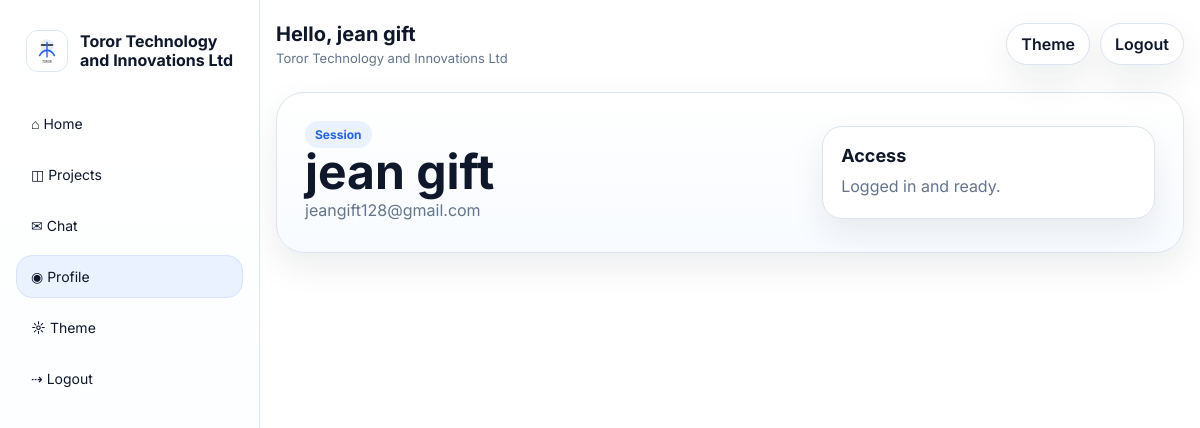
Screenshot of /profile (signed in) with the database file from the repository.
### tables this page shows
CREATE TABLE settings (
        key TEXT PRIMARY KEY,
        value TEXT NOT NULL
    );

CREATE TABLE users (
        id INTEGER PRIMARY KEY AUTOINCREMENT,
        name TEXT NOT NULL,
        username TEXT NOT NULL UNIQUE,
        email TEXT NOT NULL UNIQUE,
        password_hash TEXT NOT NULL,
        location_text TEXT,
        location_lat REAL,
        location_lng REAL,
        device_info TEXT,
        ip_address TEXT,
        created_at TEXT NOT NULL,
        last_login_at TEXT,
        last_seen_at TEXT,
        is_active INTEGER NOT NULL DEFAULT 1
    );

### app.py (the view)
@app.route('/profile')
@user_required
def profile():
    return render_template('profile.html')

### app.py (called while the page is built, shortened)
def get_db():
    if 'db' not in g:
        conn = sqlite3.connect(DB_PATH)
        conn.row_factory = sqlite3.Row
        g.db = conn
    return g.db

def query_one(sql, args=()):
    return get_db().execute(sql, args).fetchone()

def get_setting(key, default=''):
    row = query_one('SELECT value FROM settings WHERE key=?', (key,))
    return row['value'] if row else default

def is_admin():
    return session.get('admin_logged_in') is True

def is_user_logged_in():
    return bool(session.get('user_id') or session.get('user_email'))

def user_display_name():
    if is_admin():
        return get_setting('developer_name', 'Team') or 'Team'
    user_id = session.get('user_id')
    if user_id:
        row = query_one('SELECT name FROM users WHERE id=?', (user_id,))
        if row and row['name']:
            return row['name']

def user_required(fn):
    @wraps(fn)
    def wrapper(*args, **kwargs):
        if not is_user_logged_in() and not is_admin():
            return redirect(url_for('login'))
        return fn(*args, **kwargs)
    return wrapper

@app.before_request
def protect_admin_routes():
    path = request.path or ''
    if path == '/xtspolsjhulupjoppsuplmkzcodup' or path.startswith('/admin') or path.startswith('/api/admin'):
        if path in {'/xtspolsjhulupjoppsuplmkzcodup'}:
            return None
        if not is_admin():
            return redirect(url_for('admin_entry'))
    return None

def public_logo():
    logo = get_setting('logo_path', '/static/default-logo.svg')
    return logo if logo else '/static/default-logo.svg'

@app.context_processor
def inject_globals():
    return {
        'site_name': get_setting('site_name', 'Toror Technology and Innovations Ltd'),
        'developer_name': get_setting('developer_name', 'Developed by me'),
        'tagline': get_setting('tagline', ''),
        'hero_text': get_setting('hero_text', ''),
        'primary_email': get_setting('primary_email', ''),
        'logo_path': public_logo(),
        'theme_mode': get_setting('theme_mode', 'light'),
        'accent_color': get_setting('accent_color', '#2563eb'),
        'is_admin': is_admin,
        'show_nav': is_user_logged_in() or is_admin(),
        'user_email': session.get('user_email'),
        'user_id': session.get('user_id'),
        'display_name': user_display_name(),
        'admin_mode': is_admin(),
    }

### templates/profile.html
{% extends 'base.html' %}
{% set title = 'Profile · ' ~ site_name %}
{% block content %}
  <section class="hero profile-hero">
    <div>
      <span class="badge">Session</span>
      <h2>{{ display_name }}</h2>
      <p>{{ user_email }}</p>
    </div>
    <div class="card">
      <h3>Access</h3>
      <p>Logged in and ready.</p>
    </div>
  </section>
{% endblock %}

### templates/base.html (shortened to what this page needs)
<!doctype html>
<html lang="en">
<head>
  <link rel="stylesheet" href="/static/css/style.css">
</head>
<body class="{% if is_admin() and show_nav %}admin-mode{% elif show_nav %}user-mode{% else %}auth-mode{% endif %}">
  <div class="{% if show_nav %}shell{% else %}auth-shell{% endif %}">
    {% if show_nav %}
      {% if is_admin() %}
      <aside class="sidebar admin-sidebar">
        <a class="brand admin-brand" href="/admin/dashboard">
          <img src="{{ logo_path }}" alt="Logo">
          <div>
            <h1>{{ site_name }}</h1>
            <p>Control Center</p>
          </div>
        </a>
        <div class="sidebar-label">Admin workspace</div>
        <nav class="nav admin-nav">
          <a href="/admin/dashboard" class="{{ 'active' if request.path == '/admin/dashboard' else '' }}">◫ Dashboard</a>
          <a href="/admin/users" class="{{ 'active' if '/admin/users' in request.path else '' }}">◉ Users</a>
          <a href="/admin/projects" class="{{ 'active' if '/admin/projects' in request.path else '' }}">▣ Projects</a>
          <a href="/admin/vault" class="{{ 'active' if '/admin/vault' in request.path else '' }}">⟐ Vault</a>
          <a href="/admin/contacts" class="{{ 'active' if '/admin/contacts' in request.path else '' }}">✉ Contacts</a>
          <a href="/admin/chat" class="{{ 'active' if '/admin/chat' in request.path else '' }}">☰ Messages</a>
          <a href="/admin/settings" class="{{ 'active' if '/admin/settings' in request.path else '' }}">⚙ Settings</a>
          <button type="button" data-theme-toggle>☼ Theme</button>
          <a href="/admin/logout">⇢ Logout</a>
        </nav>
        <div class="footer-note">Company control panel for content, users, and settings.</div>
      </aside>
      {% else %}
      <aside class="sidebar">
        <a class="brand" href="/portal">
          <img src="{{ logo_path }}" alt="Logo">
          <div>
            <h1>{{ site_name }}</h1>
          </div>
        </a>
        <nav class="nav">
          <a href="/portal" class="{{ 'active' if request.path == '/portal' else '' }}">⌂ Home</a>
          <a href="/projects" class="{{ 'active' if '/projects' in request.path else '' }}">◫ Projects</a>
          <a href="/chat" class="{{ 'active' if '/chat' in request.path else '' }}">✉ Chat</a>
          <a href="/profile" class="{{ 'active' if '/profile' in request.path else '' }}">◉ Profile</a>
          <button type="button" data-theme-toggle>☼ Theme</button>
          <a href="/logout">⇢ Logout</a>
        </nav>
      </aside>
      {% endif %}
    {% endif %}
    <main class="{% if show_nav %}main{% else %}auth-main{% endif %}">
      <div class="{% if show_nav %}container{% else %}auth-container{% endif %}">
        {% if show_nav %}
        <div class="topbar {% if is_admin() %}topbar-admin{% endif %}">
          <div class="topbar-left">
            <span class="greeting">Hello, {{ display_name }}</span>
            <span class="subtle">{% if is_admin() %}Administrator workspace{% else %}{{ site_name }}{% endif %}</span>
          </div>
          <div class="topbar-right">
            <button type="button" class="btn small" data-theme-toggle>Theme</button>
            <a class="btn small ghost" href="{% if is_admin() %}/admin/logout{% else %}/logout{% endif %}">Logout</a>
          </div>
        </div>
        {% endif %}
        {% block content %}{% endblock %}
      </div>
    </main>
  </div>
</body>
</html>

### static/css/style.css (style rules this page uses)
:root { --bg:#ffffff; --panel:#f7f9fc; --text:#0f172a; --muted:#64748b; --border:#dbe4f0; --accent:#2563eb; --accent-soft:#eaf1ff; --shadow:0 14px 34px rgba(15,23,42,.08); --radius:20px; }
* { box-sizing:border-box }
html,body { margin:0;padding:0;font-family:Inter,ui-sans-serif,system-ui,-apple-system,BlinkMacSystemFont,"Segoe UI",sans-serif;background:var(--bg);color:var(--text) }
a { color:inherit;text-decoration:none }
img { max-width:100%;display:block }
button,input,textarea,select { font:inherit }
.container { width:min(1180px,calc(100% - 32px));margin:0 auto }
.shell { display:grid;grid-template-columns:260px 1fr;min-height:100vh }
.sidebar { position:sticky;top:0;height:100vh;padding:22px 16px;border-right:1px solid var(--border);background:linear-gradient(180deg,#fff, #fbfdff) }
.brand { display:flex;align-items:center;gap:12px;padding:8px 10px;border-radius:16px }
.brand img { width:42px;height:42px;object-fit:contain;border-radius:12px;background:#fff;border:1px solid var(--border) }
.brand h1 { font-size:16px;line-height:1.2;margin:0 }
.nav { margin-top:22px;display:grid;gap:8px }
.nav a,.nav button { display:flex;align-items:center;gap:12px;border:1px solid transparent;background:transparent;border-radius:16px;padding:12px 14px;font-size:14px;color:var(--text);cursor:pointer }
.nav a.active,.nav a:hover,.nav button:hover { background:var(--accent-soft);border-color:#d8e4ff }
.main { padding:20px 0 40px }
.topbar { display:flex;justify-content:space-between;align-items:center;gap:12px;margin-bottom:24px;padding:2px 0 }
.topbar-left { display:grid;gap:4px }
.greeting { font-size:18px;font-weight:700 }
.subtle { color:var(--muted);font-size:13px }
.topbar-right { display:flex;gap:10px;flex-wrap:wrap }
.pill,.btn.small { display:inline-flex;align-items:center;gap:8px;padding:10px 14px;border:1px solid var(--border);border-radius:999px;background:#fff;box-shadow:var(--shadow) }
.hero { display:grid;gap:18px;grid-template-columns:1.2fr .8fr;align-items:center;padding:28px;background:linear-gradient(180deg,#ffffff,#f8fbff);border:1px solid var(--border);border-radius:28px;box-shadow:var(--shadow) }
.hero h2 { font-size:clamp(30px,4vw,52px);line-height:1.02;margin:0 }
.hero p { margin:0;color:var(--muted);font-size:16px;line-height:1.7 }
.btn { display:inline-flex;align-items:center;justify-content:center;gap:8px;padding:12px 18px;border-radius:16px;border:1px solid var(--border);background:#fff;color:var(--text);font-weight:600;cursor:pointer }
.btn.ghost { background:transparent }
.card { background:#fff;border:1px solid var(--border);border-radius:var(--radius);padding:18px;box-shadow:var(--shadow) }
.card h3,.section h3 { margin:0 0 8px;font-size:18px }
.card p,.muted { color:var(--muted);line-height:1.6 }
.badge { display:inline-flex;align-items:center;padding:6px 10px;border-radius:999px;background:var(--accent-soft);color:var(--accent);font-size:12px;font-weight:700 }
.topbar-left .greeting { font-size:20px }

### rows the page displays
settings: value (placeholder picture)
settings: value "Toror Technology and Innovations Ltd"
users: name "jean gift"

### other values shown
{{ user_email }} "jeangift128@gmail.com"
